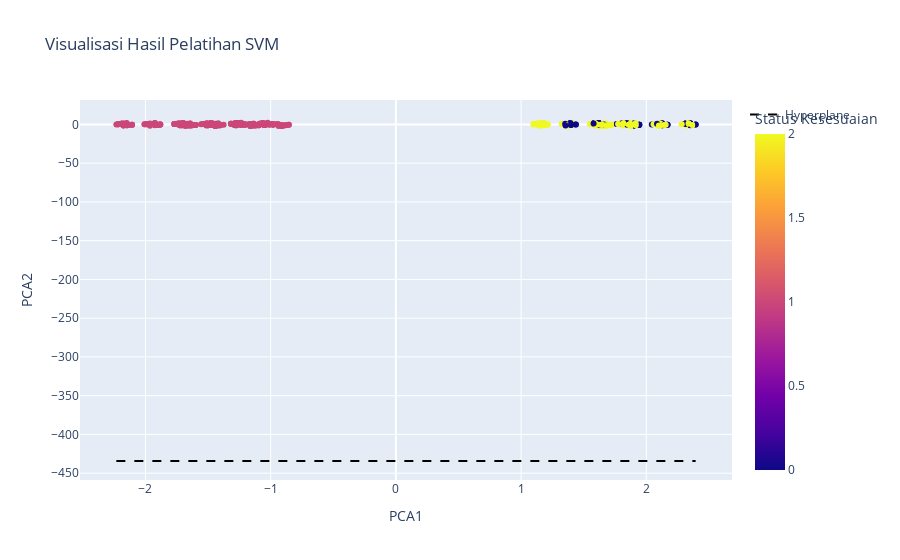

Notebook source saved alongside this figure:
### Code cell
import plotly.express as px
import plotly.graph_objects as go
from sklearn.decomposition import PCA

# Fungsi untuk mendapatkan nilai decision function
decision_function = svm_model.decision_function(X_train)

# Memilih nilai decision function dari kelas yang paling positif
decision_function = np.max(decision_function, axis=1)

# Menambahkan kolom 'Decision Value' dan 'Nama' ke data training
train_data = pd.DataFrame(X_train, columns=X.columns)
print("Dimensi X_train:", X_train.shape)
print("Dimensi decision_function:", decision_function.shape)

train_data['Decision Value'] = decision_function
train_data['Status Kesesuaian'] = y_train.values
train_data['Nama'] = data.iloc[y_train.index]['Nama'].values  # Menggunakan indeks y_train

# PCA untuk mengurangi dimensi data menjadi 2D
pca = PCA(n_components=2)
principal_components = pca.fit_transform(X_train)

train_data['PCA1'] = principal_components[:, 0]
train_data['PCA2'] = principal_components[:, 1]

print("Data untuk visualisasi:")
display(train_data[['PCA1', 'PCA2', 'Decision Value', 'Status Kesesuaian', 'Nama']])

# Plot dengan Plotly
fig = px.scatter(
    train_data, x='PCA1', y='PCA2', color='Status Kesesuaian', hover_data=['Nama', 'Decision Value'],
    title='Visualisasi Hasil Pelatihan SVM'
)

# Menambahkan hyperplane
x_vals = np.linspace(train_data['PCA1'].min(), train_data['PCA1'].max(), 100)
y_vals = -(svm_model.coef_[0][0] * x_vals + svm_model.intercept_[0]) / svm_model.coef_[0][1]

fig.add_trace(go.Scatter(x=x_vals, y=y_vals, mode='lines', name='Hyperplane', line=dict(color='black', dash='dash')))

# Menampilkan plot
fig.show()

### Figure 1 — Plotly figure (JSON) as saved in the notebook; plotly's stock layout.template omitted (floating-point values rounded to 4 significant figures; data arrays with more than 128 entries replaced by an {"elided": "..."} marker saying what was removed)
{"data": [{"customdata": {"elided": "508x2 mixed values"}, "hovertemplate": "PCA1=%{x}<br>PCA2=%{y}<br>Nama=%{customdata[0]}<br>Decision Value=%{customdata[1]}<br>Status Kesesuaian=%{marker.color}<extra></extra>", "legendgroup": "", "marker": {"color": {"elided": "508 int values"}, "coloraxis": "coloraxis", "symbol": "circle"}, "mode": "markers", "name": "", "orientation": "v", "showlegend": false, "type": "scatter", "x": {"elided": "508 float values"}, "xaxis": "x", "y": {"elided": "508 float values"}, "yaxis": "y"}, {"line": {"color": "black", "dash": "dash"}, "mode": "lines", "name": "Hyperplane", "type": "scatter", "x": [-2.232, -1.076, 0.08082, 1.237, 2.394], "y": [-434.3, -434.3, -434.3, -434.3, -434.3]}], "layout": {"coloraxis": {"colorbar": {"title": {"text": "Status Kesesuaian"}}, "colorscale": [[0, "#0d0887"], [0.1111, "#46039f"], [0.2222, "#7201a8"], [0.3333, "#9c179e"], [0.4444, "#bd3786"], [0.5556, "#d8576b"], [0.6667, "#ed7953"], [0.7778, "#fb9f3a"], [0.8889, "#fdca26"], [1, "#f0f921"]]}, "legend": {"tracegroupgap": 0}, "title": {"text": "Visualisasi Hasil Pelatihan SVM"}, "xaxis": {"anchor": "y", "domain": [0, 1], "title": {"text": "PCA1"}}, "yaxis": {"anchor": "x", "domain": [0, 1], "title": {"text": "PCA2"}}}}
